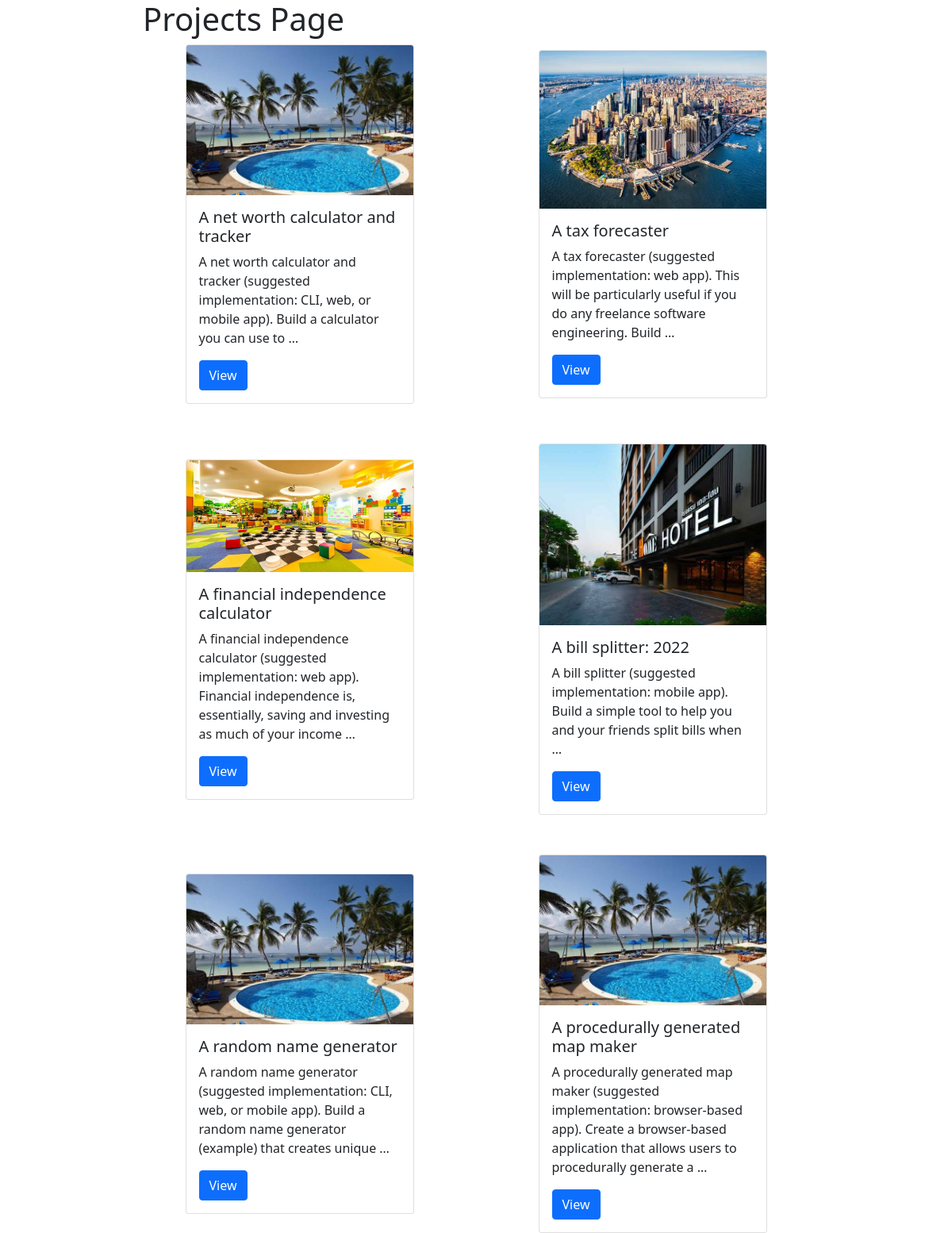
The app's page /projects/, older data.
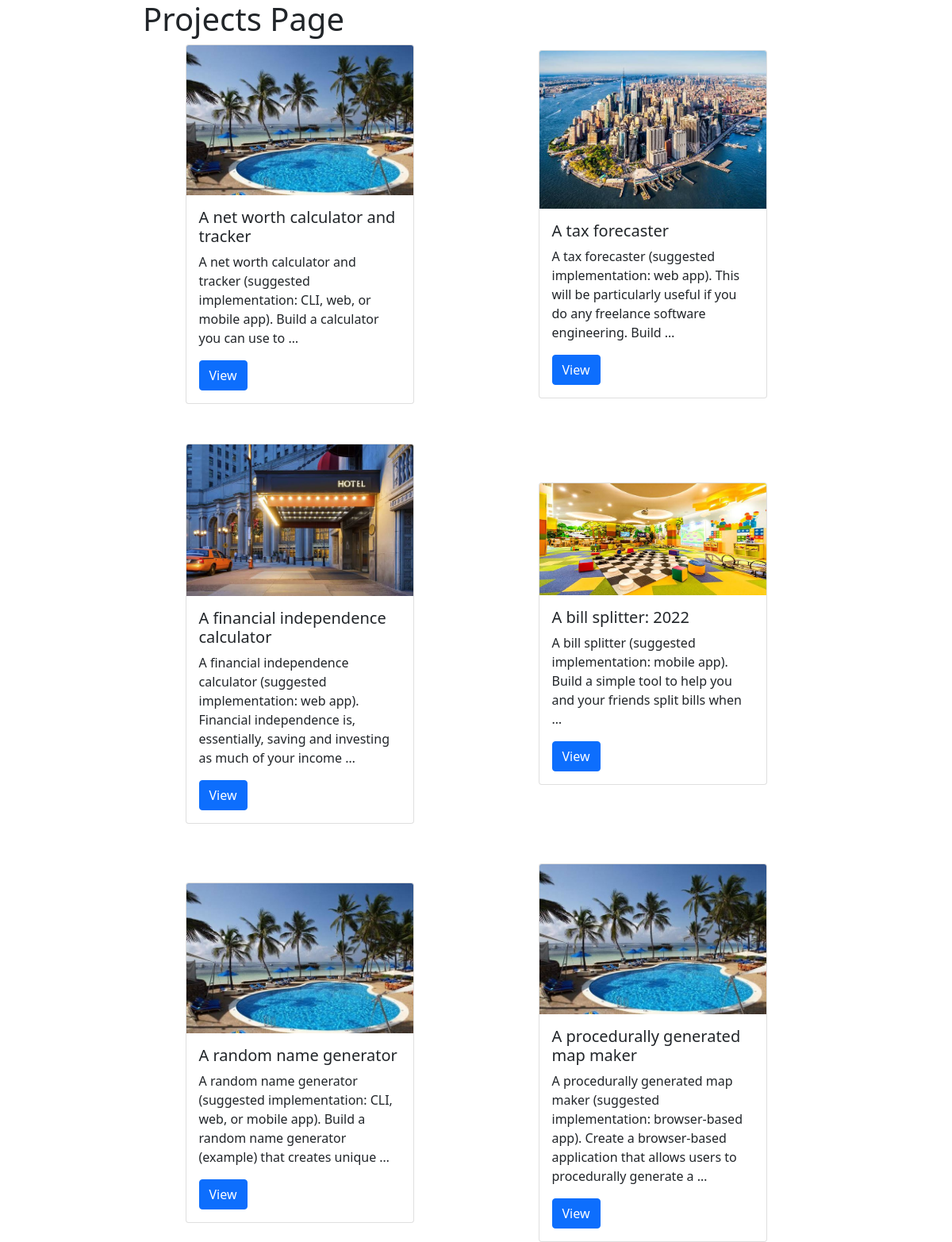
The same page, newer data.
### project/models.py (models this page shows, shortened)
class Project(models.Model):
    id = models.UUIDField(default=uuid.uuid4, editable=False, null=False, blank=False, primary_key=True)
    title = models.CharField(null=False, blank=False, max_length=200)
    description = models.TextField(null=True, blank=True)
    featured_image = models.ImageField(null=True, blank=True, default='Design.JPG', upload_to='static/images/')
    demo_link = models.CharField(null=True, blank=True, max_length=200)
    source_code = models.CharField(null=True, blank=True, max_length=200)
    created = models.DateTimeField(auto_now_add=True)
    tags = models.ManyToManyField('Tag', blank=True)

### project/views.py (the view)
# urls.py: path('projects/', views.projects, name='projects'),
def projects(request):
    projects = Project.objects.all()
    context = {"projects":projects}
    return render(request, 'project/projects.html', context)

### project/templates/project/projects.html (shortened to what this page needs)
<!DOCTYPE html>
{% load static %}
<html lang="en">
  <head>
    <link
      href="https://cdn.jsdelivr.net/npm/bootstrap@5.1.3/dist/css/bootstrap.min.css"
      rel="stylesheet"
    />
    <link rel="stylesheet" href="{% static 'css/style.css' %}" />
  </head>
  <body>
    <h1>Projects Page</h1>
    <div
      style="
        display: grid;
        grid-template-columns: repeat(2, 1fr);
        grid-gap: 50px;
      "
    >
      {% for project in projects %}
      <div class="card" style="width: 18rem">
        {% if project.featured_image %}
        <img src="{{project.featured_image.url}}" class="card-img-top" alt="" />
        {% else %}
        <img src="{% static 'images/b.jpeg' %}" class="card-img-top" alt="" />
        {% endif %}
        <div class="card-body">
          <h5 class="card-title">{{project.title}}</h5>
          <p class="card-text">{{project.description|truncatewords:20}}</p>
          <a href="{% url 'project' project.id %}" class="btn btn-primary"
            >View</a
          >
        </div>
      </div>
      {% endfor %}
    </div>
  </body>
</html>

### static/css/style.css (style rules this page uses)
:root { width: 70%; max-width: 1100px; }
* { margin: 0; box-sizing: border-box; margin: auto; }

Row changes from the older to the newer data that the page shows:
changed Project "A financial independence calculator": featured_image: a different picture
changed Project "A bill splitter: 2022": featured_image: a different picture
